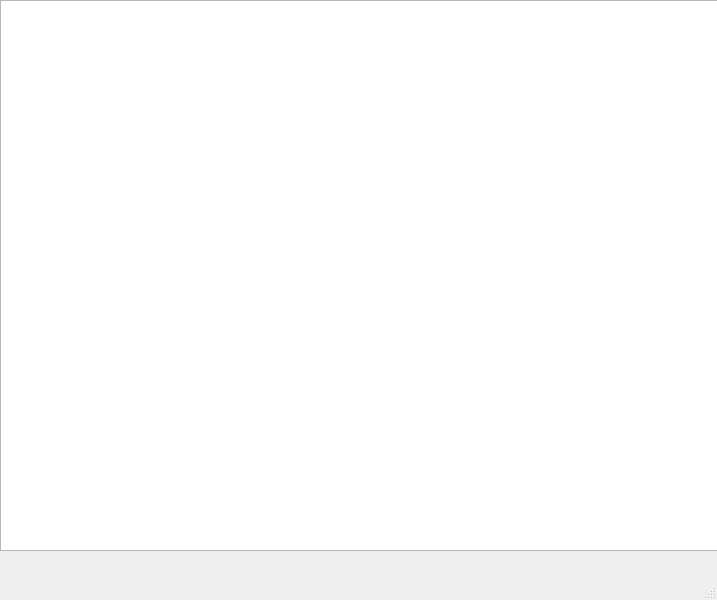
<?xml version="1.0" encoding="UTF-8"?>
<ui version="4.0">
 <class>MainWindow</class>
 <widget class="QMainWindow" name="MainWindow">
  <property name="geometry">
   <rect>
    <x>0</x>
    <y>0</y>
    <width>717</width>
    <height>600</height>
   </rect>
  </property>
  <property name="windowTitle">
   <string>MainWindow</string>
  </property>
  <widget class="QWidget" name="centralwidget">
   <widget class="QTableView" name="tableView">
    <property name="geometry">
     <rect>
      <x>0</x>
      <y>0</y>
      <width>721</width>
      <height>551</height>
     </rect>
    </property>
   </widget>
  </widget>
  <widget class="QMenuBar" name="menubar">
   <property name="geometry">
    <rect>
     <x>0</x>
     <y>0</y>
     <width>717</width>
     <height>21</height>
    </rect>
   </property>
  </widget>
  <widget class="QStatusBar" name="statusbar"/>
 </widget>
 <resources/>
 <connections/>
</ui>
